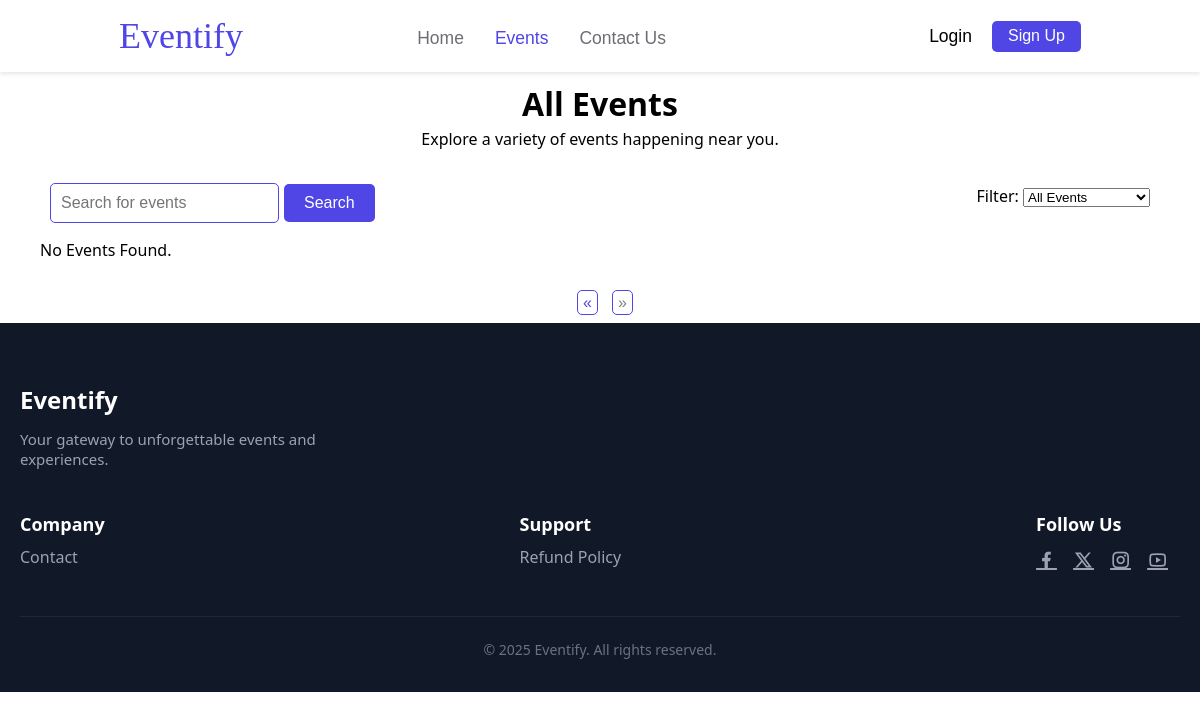
/View/EventCalendar.php?page=3, run on an earlier commit of the app's database.
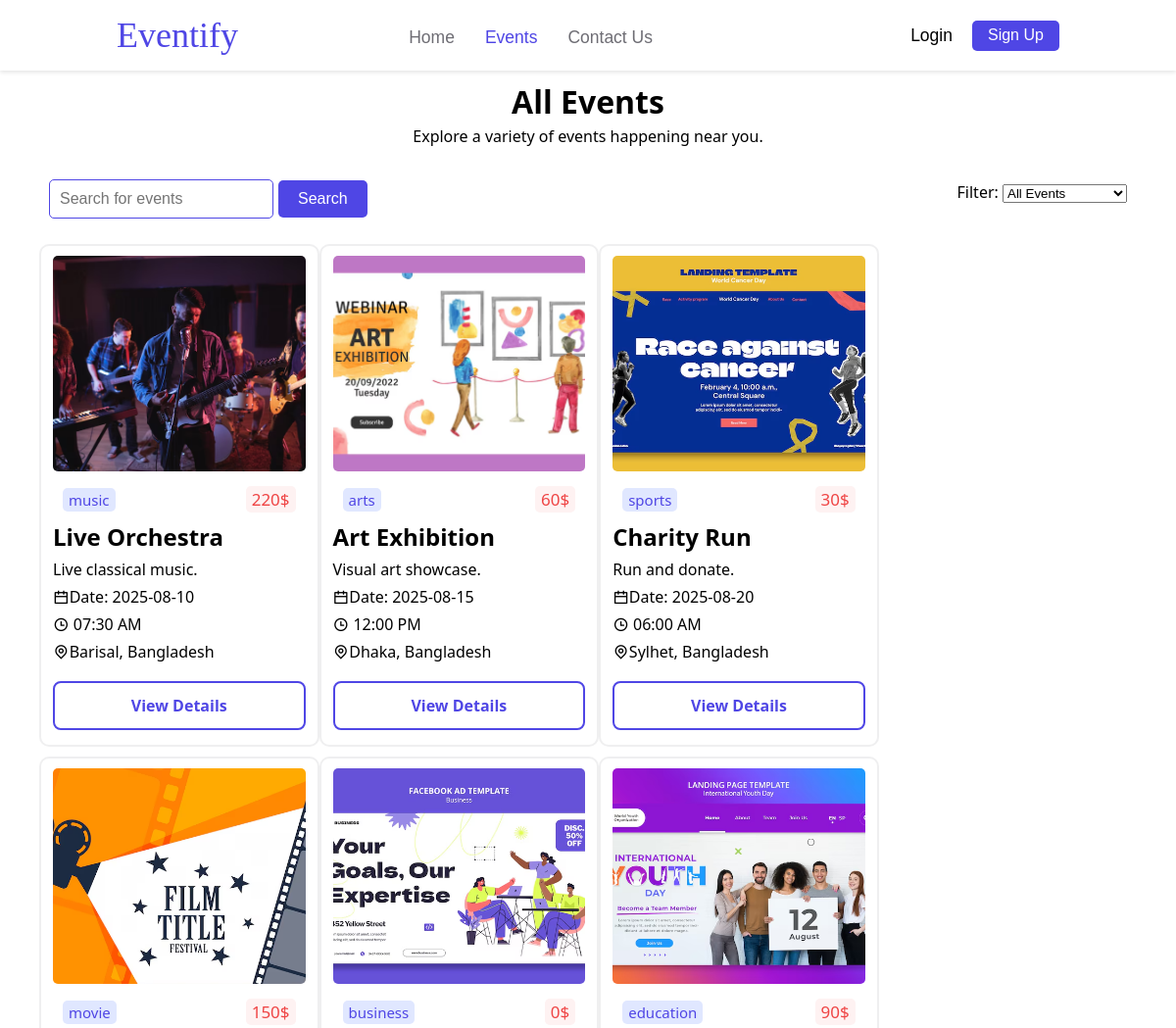
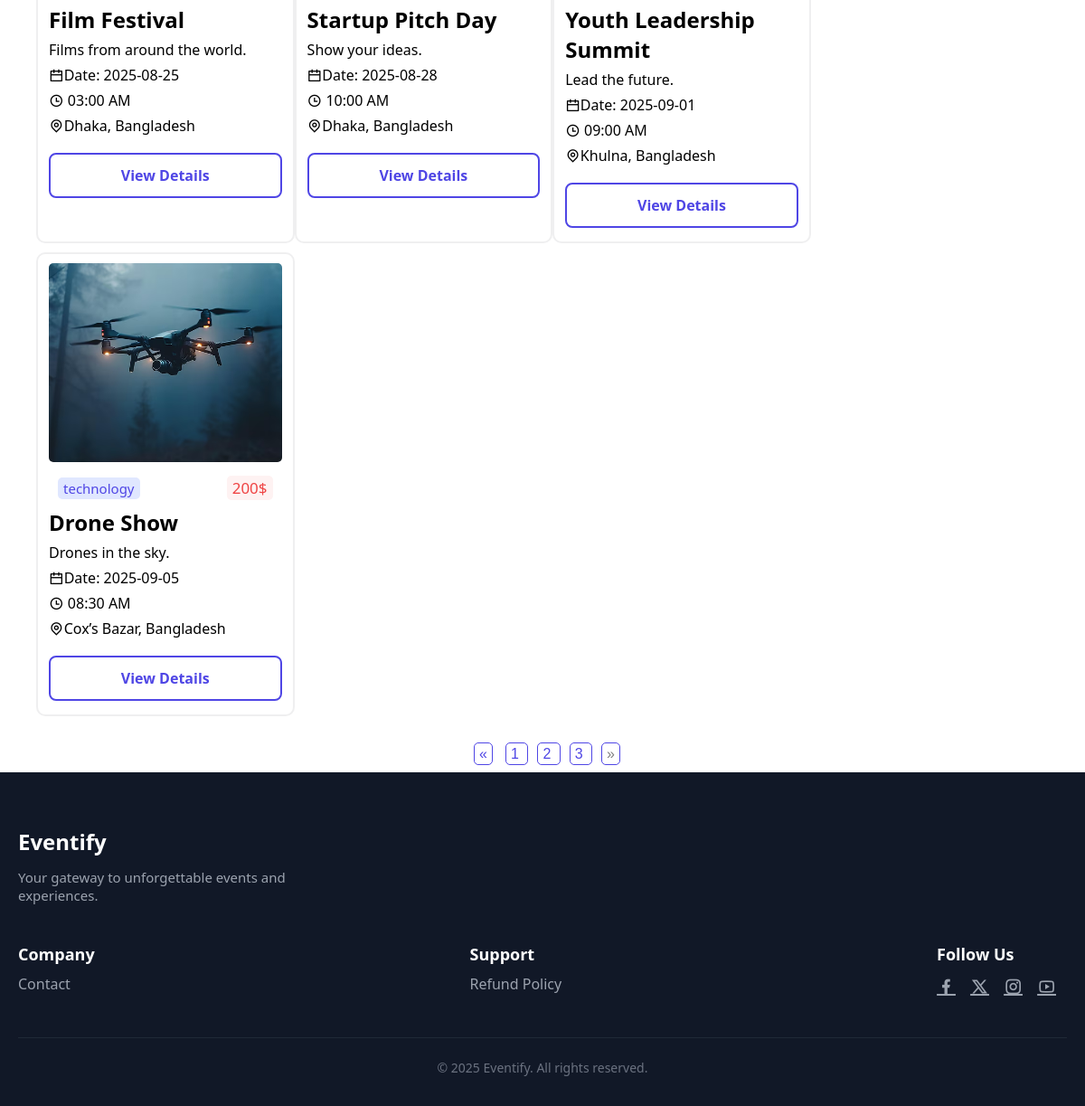
And on a later commit of the database (2 pictures, top to bottom).
### tables this page shows
CREATE TABLE `events` (
  `E_ID` int(100) NOT NULL,
  `E_Name` varchar(100) NOT NULL,
  `E_Location` varchar(100) NOT NULL,
  `E_Date` date NOT NULL,
  `E_Time` time(6) NOT NULL,
  `E_Description` text NOT NULL,
  `E_Category` varchar(20) NOT NULL,
  `E.Price` int(100) NOT NULL,
  `short_description` varchar(100) NOT NULL,
  `Thumbnail` varchar(255) DEFAULT NULL
);

### View/EventCalendar.php (the view, shortened to what this page needs)
<?php
include("../Model/DataBase.php");
$sql = "SELECT COUNT(*) AS total FROM events";
$result = mysqli_query($conn, $sql);
$row = mysqli_fetch_assoc($result);
$totalEvents = $row['total'];
$eventsPerPage = 12;
$totalPages = ceil($totalEvents / $eventsPerPage);
$page = isset($_GET['page']) ? (int)$_GET['page'] : 1;
$offset = ($page - 1) * $eventsPerPage;
$sql = "SELECT * FROM events LIMIT $eventsPerPage OFFSET $offset";
$result = mysqli_query($conn, $sql);
?>
<!DOCTYPE html>
<html lang="en">
<head>
  <link rel="stylesheet" href="../Asset/CSS/Style_EventCalender.css?v11.0" />
  <link
    href="https://cdn.jsdelivr.net/npm/remixicon@4.5.0/fonts/remixicon.css"
    rel="stylesheet" />
</head>
<body>
  <?php
  include("../View/Header.php");
  ?>
  <main id="Main-Section">
    <div id="AllEventsHeader">
      <h1>All Events</h1>
      <p>Explore a variety of events happening near you.</p>
    </div>
    <div id="SrcBar_filters">
      <div id="SrcBar">
                <form action="" onsubmit="return isValidSearch()">
                    <div id="srcBar-container" class="srcbar-Div">
                        <input
                            type="text"
                            placeholder="Search for events"
                            id="search-input" />
                        <button id="search-button">Search</button>
                    </div>
                    <p id="errorMessage" class="error-message"></p>
                </form>
            </div>
      <div id="Filter">
        <label for="FilterEvents">Filter:</label>
        <select name="Filter" id="FilterEvents">
          <option value="All">All Events</option>
        </select>
      </div>
    </div>
    <div id="EventCardContainer">
      <?php
      if (mysqli_num_rows($result) == 0) {
        echo "No Events Found.";
      } else {
        while ($row = mysqli_fetch_assoc($result)) {
      ?>
          <div class="eventCards">
            <img src="../Asset/Image/<?php echo $row['Thumbnail']; ?>" alt="Event Thumbnail">
            <div class="EventDescription">
              <div id="EventTagContainer">
                <span class="EventTag" id="music-tag"><?php echo $row["E_Category"]; ?></span>
                <span class="price"><?php echo $row["E.Price"]; ?>$</span>
              </div>
              <h2><?php echo $row["E_Name"]; ?></h2>
              <p><?php echo $row["short_description"]; ?></p>
              <p>
                <span><i class="ri-calendar-line"></i></span>Date: <?php echo $row["E_Date"]; ?>
              </p>
              <p>
                <span><i class="ri-time-line"></i></span> <?php echo date("h:i A", strtotime($row["E_Time"])); ?>
              </p>
              <p>
                <span><i class="ri-map-pin-line"></i></span><?php echo $row["E_Location"] ?>
              </p>
              <a href="EventDetails.php?id=<?php echo $row["E_ID"]; ?>">View Details</a>
            </div>
          </div>
      <?php
        }
      }
      ?>
    </div>
    <div id="PaginationContainer">
      <div class="pagination">
        <?php if ($page > 1): ?>
          <a href="?page=<?php echo $page - 1; ?>">&laquo;</a>
        <?php else: ?>
          <a href="#" style="pointer-events: none; color: gray;">&laquo;</a>
        <?php endif; ?>
        <?php for ($i = 1; $i <= $totalPages; $i++): ?>
          <a href="?page=<?php echo $i; ?>" <?php if ($i == $page) echo 'class="active"'; ?>>
            <?php echo $i; ?>
          </a>
        <?php endfor; ?>
        <?php if ($page < $totalPages): ?>
          <a href="?page=<?php echo $page + 1; ?>">&raquo;</a>
        <?php else: ?>
          <a href="#" style="pointer-events: none; color: gray;">&raquo;</a>
        <?php endif; ?>
      </div>
    </div>
  </main>
  <?php
  include("../View/Footer.php");
  ?>
</body>
</html>

What changed in the data, as far as the page shows it:
added events: Thumbnail (picture), E_Category "music", Price "220", E_Name "Live Orchestra", short_description "Live classical music.", E_Date "2025-08-10", E_Time "07:30 AM", E_Location "Barisal, Bangladesh"
added events: Thumbnail (picture), E_Category "arts", Price "60", E_Name "Art Exhibition", short_description "Visual art showcase.", E_Date "2025-08-15", E_Time "12:00 PM", E_Location "Dhaka, Bangladesh"
added events: Thumbnail (picture), E_Category "sports", Price "30", E_Name "Charity Run", short_description "Run and donate.", E_Date "2025-08-20", E_Time "06:00 AM", E_Location "Sylhet, Bangladesh"
added events: Thumbnail (picture), E_Category "movie", Price "150", E_Name "Film Festival", short_description "Films from around the world.", E_Date "2025-08-25", E_Time "03:00 AM", E_Location "Dhaka, Bangladesh"
added events: Thumbnail (picture), E_Category "business", Price "0", E_Name "Startup Pitch Day", short_description "Show your ideas.", E_Date "2025-08-28", E_Time "10:00 AM", E_Location "Dhaka, Bangladesh"
added events: Thumbnail (picture), E_Category "education", Price "90", E_Name "Youth Leadership Summit", short_description "Lead the future.", E_Date "2025-09-01", E_Time "09:00 AM", E_Location "Khulna, Bangladesh"
added events: Thumbnail (picture), E_Category "technology", Price "200", E_Name "Drone Show", short_description "Drones in the sky.", E_Date "2025-09-05", E_Time "08:30 AM", E_Location "Cox’s Bazar, Bangladesh"
Also different on the page:
new list line: "1"
new list line: "2"
new list line: "3"
text no longer shown: "No Events Found."
